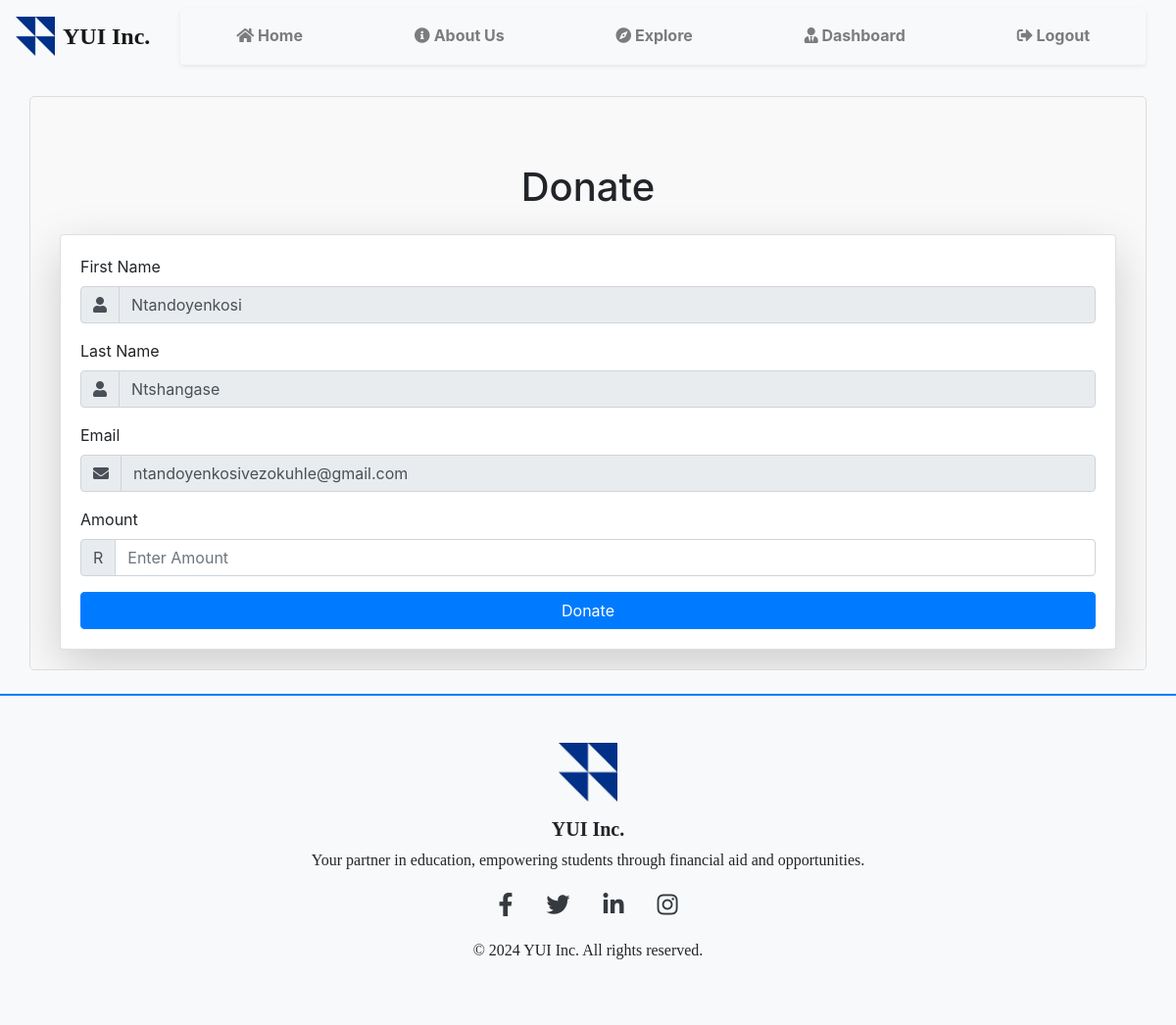
/pay (signed in), run on the app's committed database.
### models/models.py (models this page shows)
class Donor(db.Model):
    __tablename__ = 'donor'
    donor_code = db.Column(db.Integer, primary_key=True)
    donor_id_number = db.Column(db.String(20), nullable=False, unique=True)
    donor_name = db.Column(db.String(50), nullable=False)
    donor_surname = db.Column(db.String(50), nullable=False)
    donor_email = db.Column(db.String(50), nullable=False)
    donor_phone_number = db.Column(db.String(20), nullable=True)
    donor_organization = db.Column(db.String(100), nullable=True)
    balance = db.Column(db.Float, default=0)
    user_id = db.Column(db.Integer, db.ForeignKey('user.id'))  # Foreign key to User
    payments = db.relationship('Payment', backref='donor', cascade='all, delete-orphan', lazy='joined')
    certificates = db.relationship('Certificate', backref='donor', cascade='all, delete-orphan', lazy='joined')

### blue_prints/donation.py (the view)
@donation_bp.route('/pay')
@login_required
def pay():
    donor = db.session.get(Donor, current_user.id)
    if not donor:
        flash('Donor not found.', 'error')
        return redirect(url_for('home'))
    return render_template('pay.html',
                            donor_name=donor.donor_name,
                            donor_surname=donor.donor_surname,
                            email=donor.donor_email)

### app.py (called while the page is built)
@login_manager.user_loader
def load_user(user_id):
    return User.query.get(int(user_id))

### templates/pay.html (shortened to what this page needs)
{% extends 'base.html' %}
{% block content %}
    <div class="container mt-5">
        <h1 class="text-center mb-4">Donate</h1>
        <div class="card shadow-lg">
            <div class="card-body">
                <form method="POST" action="/initialize-payment">
                    <div class="form-group">
                        <label for="donor_name">First Name</label>
                        <div class="input-group">
                            <div class="input-group-prepend">
                                <span class="input-group-text"><i class="fas fa-user"></i></span>
                            </div>
                            <input type="text" name="donor_name" id="donor_name" class="form-control" value="{{ donor_name }}" readonly>
                        </div>
                    </div>
                    <div class="form-group">
                        <label for="donor_surname">Last Name</label>
                        <div class="input-group">
                            <div class="input-group-prepend">
                                <span class="input-group-text"><i class="fas fa-user"></i></span>
                            </div>
                            <input type="text" name="donor_surname" id="donor_surname" class="form-control" value="{{ donor_surname }}" readonly>
                        </div>
                    </div>
                    <div class="form-group">
                        <label for="email">Email</label>
                        <div class="input-group">
                            <div class="input-group-prepend">
                                <span class="input-group-text"><i class="fas fa-envelope"></i></span>
                            </div>
                            <input type="email" name="email" id="email" class="form-control" value="{{ email }}" readonly>
                        </div>
                    </div>
                    <div class="form-group">
                        <label for="amount">Amount</label>
                        <div class="input-group">
                            <div class="input-group-prepend">
                                <span class="input-group-text">R</span>
                            </div>
                            <input type="number" name="amount" id="amount" class="form-control" placeholder="Enter Amount" required>
                        </div>
                    </div>
                    <button type="submit" class="btn btn-primary btn-block">Donate</button>
                </form>
            </div>
        </div>
    </div>
{% endblock %}

### static/styles.css (style rules this page uses)
body { background-color: #f8f9fa; transition: background-color 0.3s ease; }
h1, h2, h3 { animation: fadeIn 5s ease forwards; }

### data on the page
Donor: donor_name "Ntandoyenkosi", donor_surname "Ntshangase", email "ntandoyenkosivezokuhle@gmail.com"
